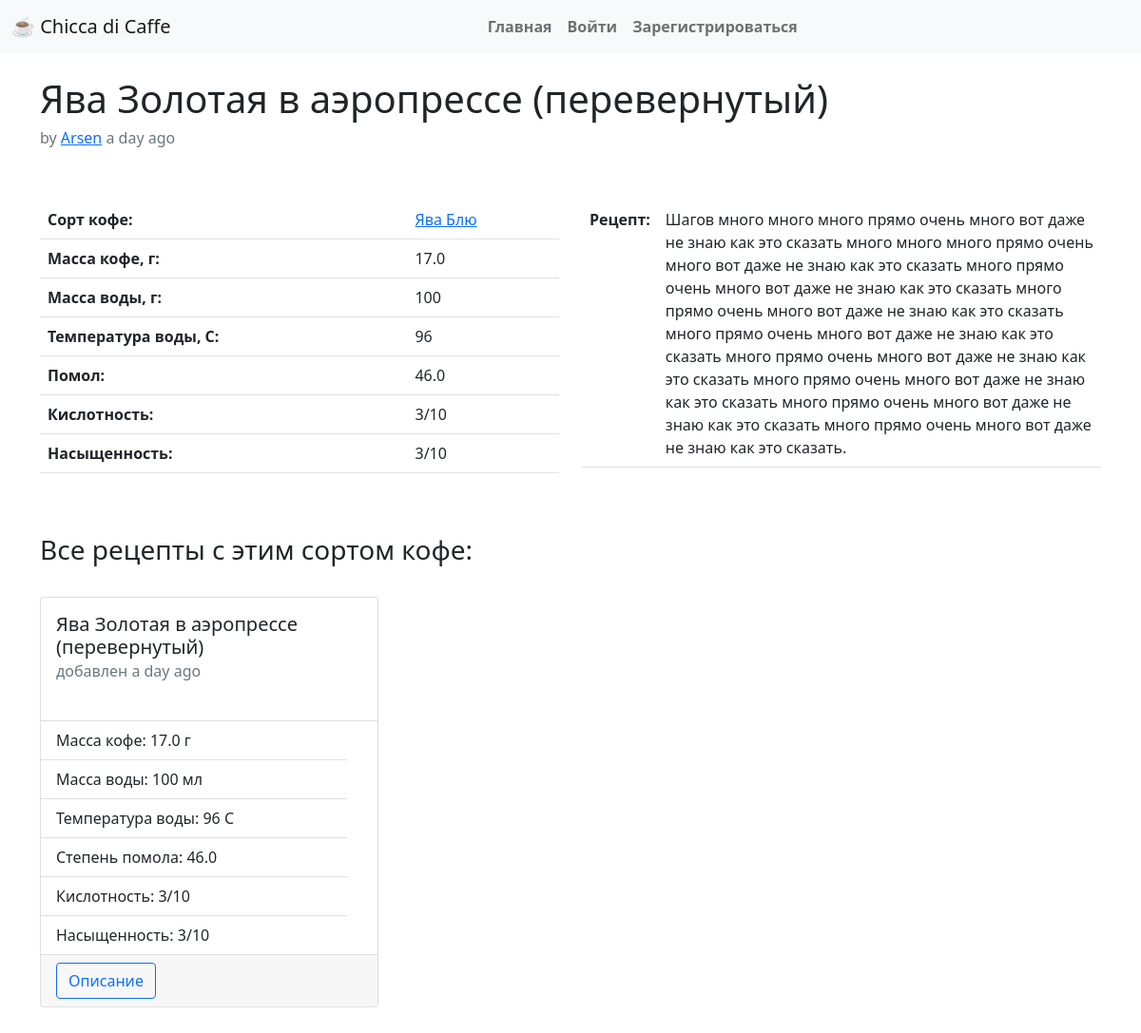
The page /recipe/2 on the database as committed earlier.
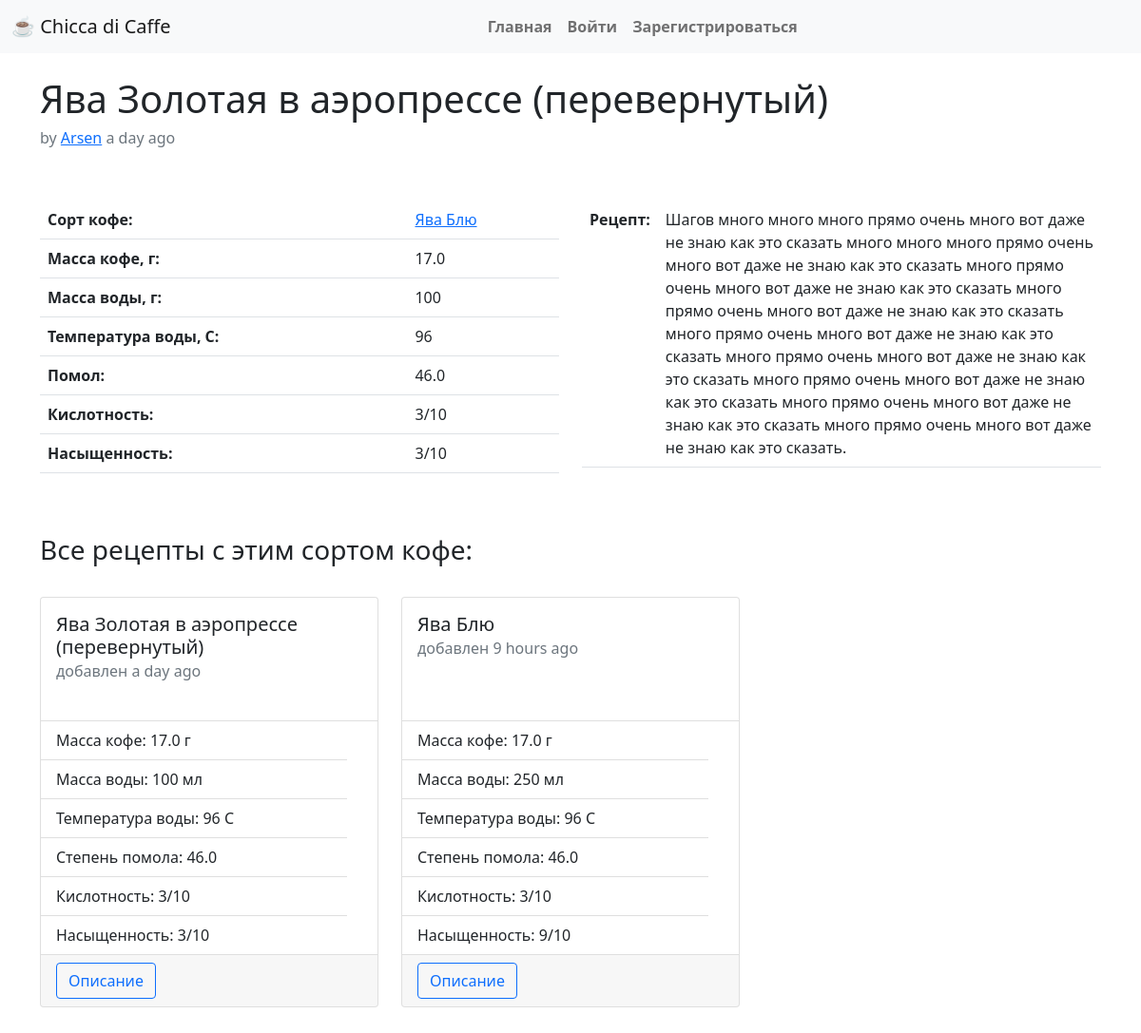
The same page on the database as committed later.
### app/models.py (models this page shows, shortened)
class Recipe(db.Model):
    title = db.Column(db.String(200), index=True, unique=True)
    id = db.Column(db.Integer, primary_key=True)
    timestamp = db.Column(db.DateTime, index=True, default=datetime.utcnow)
    user_id = db.Column(db.Integer, db.ForeignKey('user.id'))
    sort_id = db.Column(db.Integer, db.ForeignKey('sort.id'))
    coffee_mass = db.Column(db.Float)
    water_mass = db.Column(db.Integer)
    water_temp = db.Column(db.Integer)
    grinding = db.Column(db.Float)
    acidity = db.Column(db.Integer)
    tds = db.Column(db.Integer)
    body = db.Column(db.Text())

### app/routes.py (the view)
@app.route('/recipe/<recipe_id>')
def recipe(recipe_id):
    r = Recipe.query.filter_by(id=recipe_id).first_or_404()
    u = User.query.filter_by(id=r.user_id).first()
    s = Sort.query.filter_by(id=r.sort_id).first()
    other = Recipe.query.filter_by(sort_id=s.id).all()
    return render_template('recipe.html', recipe=r, sort=s, user=u, other=other, ADMIN_EMAILS=Config.ADMINS)

### app/templates/recipe.html (shortened to what this page needs)
{% extends "base.html" %}
{% block app_content %}
    <h1>
        {{recipe.title}}
    </h1>
    <h6 class="text-muted">by <a href="{{ url_for('user', user_id=user.id) }}">{{user.username}}</a> {{ moment(recipe.timestamp).fromNow() }}</h6>
    <br><br>
    <div class="row">
        <div class="col-sm-6">
            <table class="table">
                <tbody>
                    <tr>
                        <th>Сорт кофе:</th>
                        <td><a href="{{ url_for('sort', sort_id=sort.id) }}">{{ sort.title }}</a></td>
                    </tr>
                    <tr>
                        <th>Масса кофе, г:</th>
                        <td>{{ recipe.coffee_mass }}</td>
                    </tr>
                    <tr>
                        <th>Масса воды, г:</th>
                        <td>{{ recipe.water_mass }}</td>
                    </tr>
                    <tr>
                        <th>Температура воды, C:</th>
                        <td>{{ recipe.water_temp }}</td>
                    </tr>
                    <tr>
                        <th>Помол:</th>
                        <td>{{ recipe.grinding }}</td>
                    </tr>
                    <tr>
                        <th>Кислотность:</th>
                        <td>{{ recipe.acidity }}/10</td>
                    </tr>
                    <tr>
                        <th>Насыщенность:</th>
                        <td>{{ recipe.tds }}/10</td>
                    </tr>
                </tbody>
            </table>
        </div>
        <div class="col-sm-6">
            <table class="table">
                <tbody>
                    <tr>
                        <th>Рецепт:</th>
                        <td>{{ recipe.body }}</td>
                    </tr>
                </tbody>
            </table>
        </div>
    </div>
    <br><br>
    <h3>Все рецепты с этим сортом кофе:</h3>
    <br>
    <div class="row">
        {% for recipe in other %}
            {% include 'recipe_card.html' %}
        {% endfor %}
    </div>
{% endblock %}

### app/templates/recipe_card.html
<div class="col-sm-4">
<div class="card" style="min-height: 27rem; margin-bottom: 1rem;">
    <div class="card-body">
        <h5 class="card-title">{{ recipe.title }}</h5>
        <h6 class="card-subtitle mb-2 text-muted">добавлен {{ moment(recipe.timestamp).fromNow() }}</h6>
    </div>
    <ul class="list-group list-group-flush">
        <li class="list-group-item">Масса кофе: {{ recipe.coffee_mass }} г</li>
        <li class="list-group-item">Масса воды: {{ recipe.water_mass }} мл</li>
        <li class="list-group-item">Температура воды: {{ recipe.water_temp }} C</li>
        <li class="list-group-item">Степень помола: {{ recipe.grinding }}</li>
        <li class="list-group-item">Кислотность: {{ recipe.acidity }}/10</li>
        <li class="list-group-item">Насыщенность: {{ recipe.tds }}/10</li>
    </ul>
    <div class="card-footer">
        <a href="{{ url_for('recipe', recipe_id=recipe.id) }}" class="btn btn-outline-primary">Описание</a>
    </div>
</div>
</div>

Rows that differ between the two databases and show on the page:
added Recipe: title "Ява Блю", timestamp "9 hours ago", coffee_mass "17.0", water_mass "250", water_temp "96", grinding "46.0", acidity "3", tds "9"
